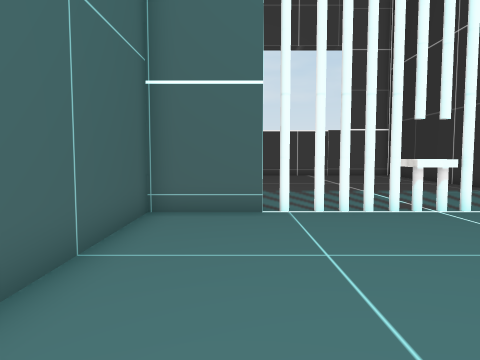
View 1 (above)

12 first-person views from a walk through a 3-D level made in the Unity game engine. The camera is 1.4 m above the floor, tilts 4° down and sees 70° across. The floor is counted in squares, 1 m on a side. Each view is taken from the middle of a square. On the plan, view 1 faces up. The plan holds only what a view shows up to about 15 squares ahead; the rest is blank. The place goes on beyond the plan. The player is left out. Some surface patterns are stand-ins.

View 2
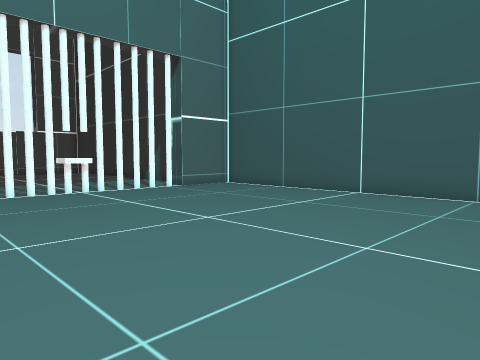

View 3
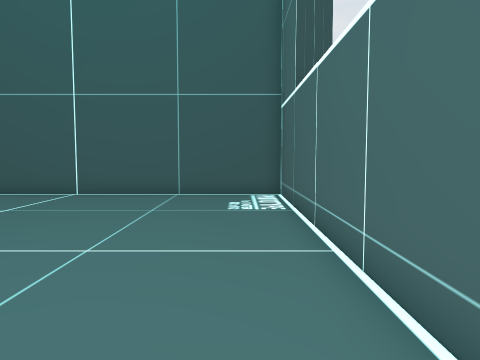

View 4
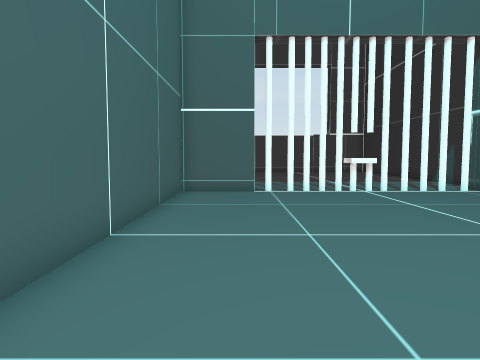

View 5
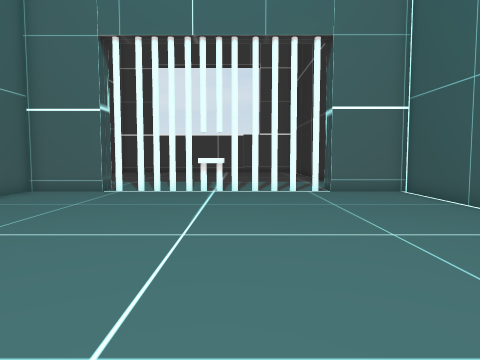

View 6
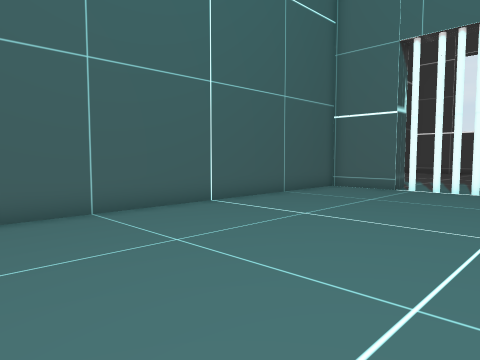

View 7
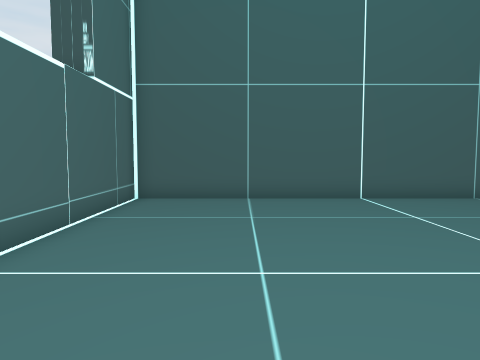

View 8
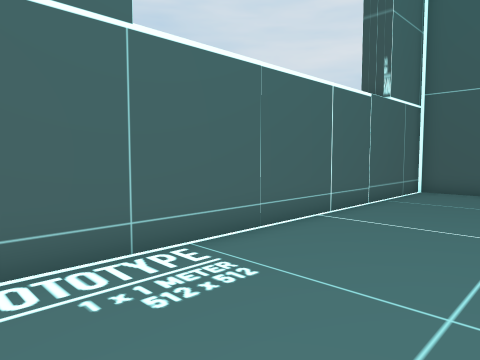

View 9
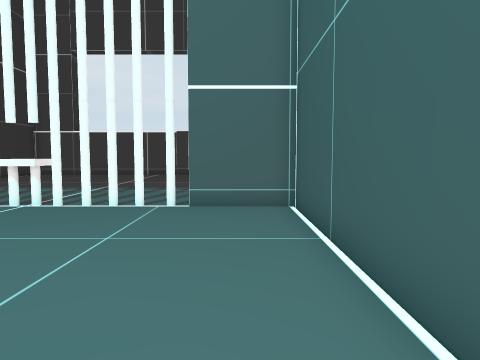

View 10
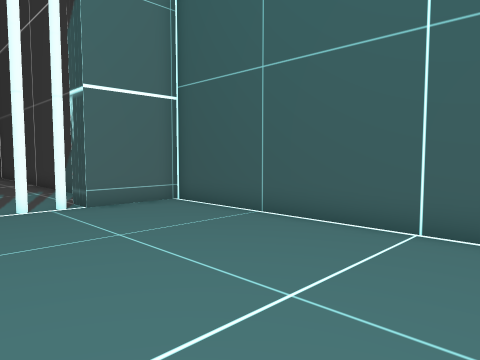

View 11
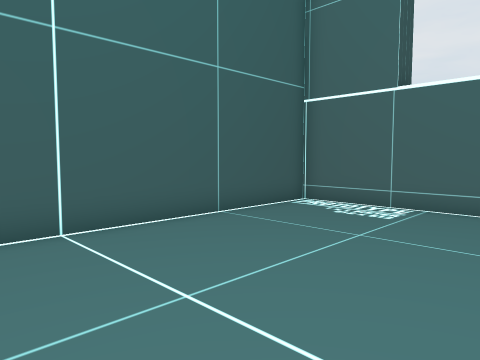

View 12
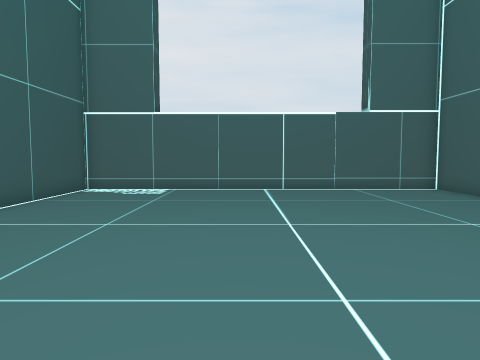

### Floor plan
Points are (right, up) in squares from view 1. A wall is a line through its corners. A room is listed if a view was taken in it or the views show most of it. See-through windows are left out.
Room 1 (views 1, 2, 3, 4, 5, 6, 7, 8, 9, 10, 11, 12)
walls: (0.6, 8.5) (-2.3, 8.5) (-2.3, -6.5) (12.5, -6.5) (12.5, 8.5) (9.6, 8.5)
ways out: opening at (2, 9); opening at (8.5, 9); gap at (1, 9); gap at (3.5, 9); gap at (6.5, 9)

Where each view was taken, in squares from view 1:
view 1: 0 up, 0 right, facing up
view 2: 5 down, 0 right, facing up-right
view 3: 5 down, 0 right, facing right
view 4: 5 down, 0 right, facing up
view 5: 5 down, 6 right, facing up
view 6: 6 down, 6 right, facing up-left
view 7: 3 down, 9 right, facing left
view 8: 2 down, 12 right, facing down-left
view 9: 1 down, 11 right, facing up
view 10: 1 down, 6 right, facing up-right
view 11: 3 up, 6 right, facing down-right
view 12: 8 up, 6 right, facing down
